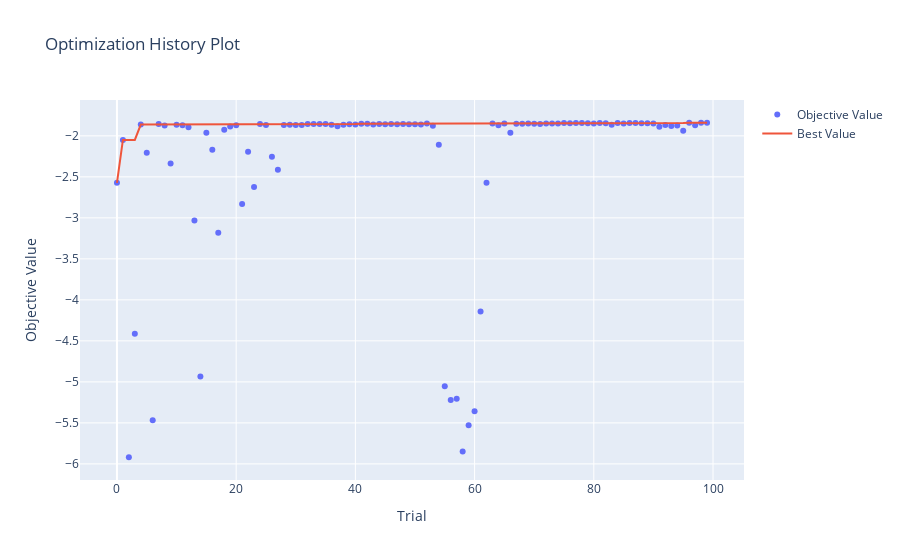

The cell this chart's notebook holds for it:
### Code cell
plot_optimization_history(study_lgbm)
